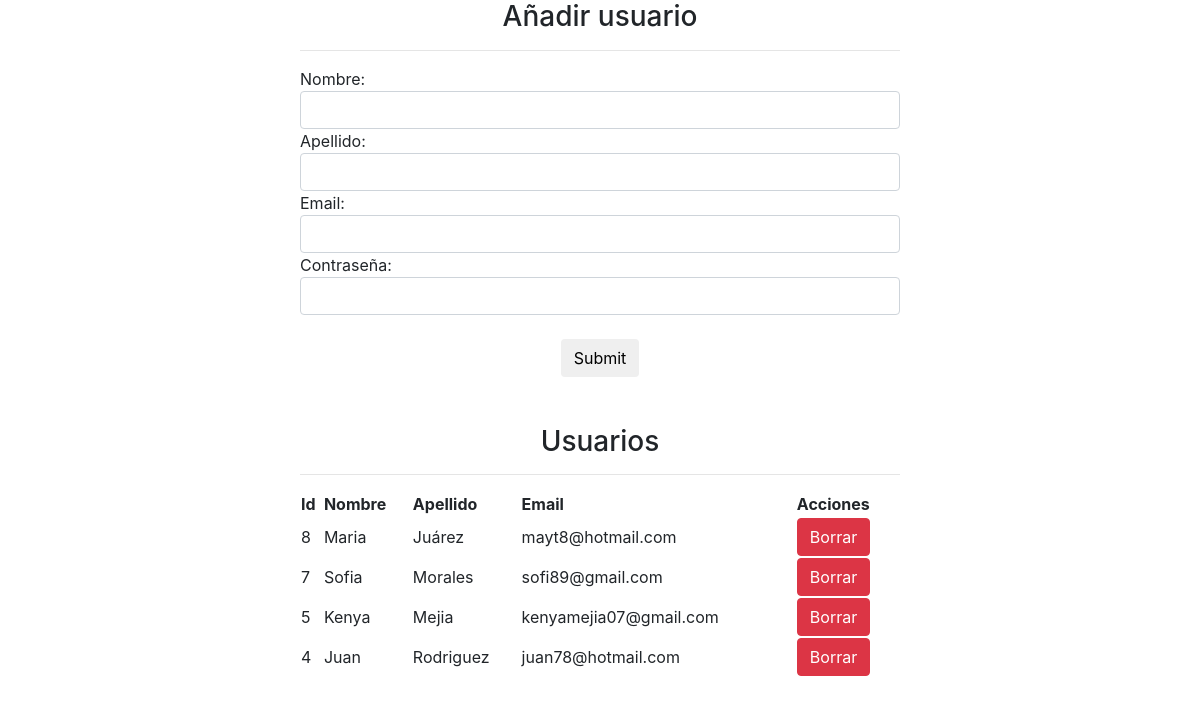
Page /practicaMVC/index.php on the committed database.
### tables this page shows
CREATE TABLE `usuarios` (
  `id` int(11) NOT NULL,
  `email` varchar(255) NOT NULL,
  `password` varchar(255) NOT NULL,
  `nombre` varchar(255) NOT NULL,
  `apellido` varchar(255) NOT NULL
);

### practicaMVC/core/ControladorBase.php (called while the page is built, shortened)
<?php
class ControladorBase
{
	function __construct()
	{
		require_once 'EntidadBase.php';
	}
	public function view($vista,$datos)
	{
		require_once 'AyudaVistas.php';
		$helper= new AyudaVistas();
		$data='view/'.$vista.'View.php';
		require_once $data;
	}
}
?>

### practicaMVC/controller/UsuariosController.php (called while the page is built, shortened)
<?php
class UsuariosController extends ControladorBase
{
	public function indexAction()
	{
		$usuario=new Usuario();
		$allusers=$usuario->getAll();
		$this->view("index",array("allusers"=>$allusers));
	}
}
?>

### practicaMVC/core/AyudaVistas.php (called while the page is built)
<?php
class AyudaVistas
{
	public function url($controlador=CONTROLADOR_DEFECTO, $accion=ACCION_DEFECTO)
	{
		$urlString='index.php?controller='.$controlador.'&action='.$accion;
		return $urlString;
	}
	public function urlId($controlador=CONTROLADOR_DEFECTO, $accion=ACCION_DEFECTO,$id)
	{
		$urlString='index.php?controller='.$controlador.'&action='.$accion.'&id='.$id;
		return $urlString;
	}
}
?>

### practicaMVC/model/Usuario.php (called while the page is built, shortened)
<?php
class Usuario extends EntidadBase
{
	function __construct()
	{
		$table="usuarios";
	}
}
?>

### practicaMVC/config/database.php (called while the page is built)
<?php
return array(
'driver'=> 'mysql',
'host'=> 'localhost',
'user'=> 'root',
'pass'=> '',
'database'=> 'pruebas',
'charset'=> 'utf8',
);
?>

### practicaMVC/core/Conectar.php (called while the page is built)
<?php
class Conectar
{
	private $driver, $host,$user,$pass,$database,$charset;
	function __construct()
	{
		$dataCon=require_once 'config/database.php';
		$this->driver=$dataCon['driver'];
		$this->host=$dataCon['host'];
		$this->user=$dataCon['user'];
		$this->pass=$dataCon['pass'];
		$this->database=$dataCon['database'];
		$this->charset=$dataCon['charset'];
	}
	public function conexion()
	{
		if ($this->driver=='mysql'|| $this->driver==null) {
			$con= new mysqli($this->host,$this->user,$this->pass,$this->database);
			$con->query("SET NAMES'".$this->charset."'");
		}
		return $con;
	}
}
?>

### practicaMVC/core/EntidadBase.php (called while the page is built, shortened)
<?php
	class EntidadBase
	{
		private $table,$db,$conectar;
		function __construct($table)
		{
			$this->table=(string) $table;
			require_once 'Conectar.php';
			$this->conectar=new Conectar();
			$this->db=$this->conectar->conexion();
		}
		public function getAll()
		{
			$resulset=array();
			$query=$this->db->query("SELECT * FROM $this->table ORDER BY id DESC");
			while($row=$query->fetch_object()) {
				$resulset[]=$row;
			}
			return $resulset;
		}
	}
?>

### practicaMVC/view/IndexView.php (the view, shortened to what this page needs)
<!DOCTYPE html>
<html lang="es">
<head>
	<link rel="stylesheet" href="https://stackpath.bootstrapcdn.com/bootstrap/4.1.1/css/bootstrap.min.css">
	<link rel="stylesheet" type="text/css" href="css/style.css">
</head>
<body>
<form action="<?php echo $helper->url("usuarios","crear"); ?>" method="POST">
	<div class="add">
		<h3 align="center">Añadir usuario</h3>
		<hr/>
		Nombre: <input type="text" name="nombre" class="form-control"/>
		Apellido: <input type="text" name="apellido" class="form-control"/>
		Email: <input type="text" name="email" class="form-control"/>
		Contraseña: <input type="password" name="password" class="form-control"/>
		<br>
		<div align="center"><input type="submit" name="enviar" class="btn btn-sucess"/> </div>
	</div>
</form>
<br><br>
<div class="add">
	<h3 align="center">Usuarios</h3>
	<hr>
	<section style="height: 300px; overflow-y: scroll;">
		<table cellspacing="1" width="100%">
			<thead>
				<th>Id</th>
				<th>Nombre</th>
				<th>Apellido</th>
				<th>Email</th>
				<th>Acciones</th>
			</thead>
			<tbody>
			<tr>
	<?php
		if(is_array($allusers)){
		foreach ($allusers as $user) { ?>
		<td><?php echo $user->id;?></td>
		<td><?php echo $user->nombre;?></td>
		<td><?php echo $user->apellido;?></td>
		<td><?php echo $user->email;?></td>
		<div class="right">
		<td><a href="<?php echo $helper->urlId("usuarios","borrar", $user->id); ?>" class="btn btn-danger"> Borrar </a></td>
			</tr>
		</div>
	<?php }
	} ?>
</body>
</html>

### practicaMVC/index.php (shortened to what this page needs)
<?php
require_once 'core/ControladorBase.php';
require_once 'core/ControladorFrontal.func.php';
if (isset($_GET['controller'])) {
	$controllerObj=cargarControlador($_GET['controller']);
	lanzarAccion($controllerObj);
}else{
	$controllerObj=cargarControlador(CONTROLADOR_DEFECTO);
	lanzarAccion($controllerObj);
}
?>

### practicaMVC/core/ControladorFrontal.func.php (shortened to what this page needs)
<?php
	function cargarAccion($controllerObj,$action)
	{
		$accion=$action;
		$controllerObj->$accion();
	}
	function lanzarAccion($controllerObj)
	{
		if(isset($_GET['action']) && method_exists($controllerObj, $_GET['action']))
		{
			cargarAccion($controllerObj,$_GET['action']);
		}
		else
		{
			cargarAccion($controllerObj,ACCION_DEFECTO);
		}
	}
?>

### practicaMVC/css/style.css (style rules this page uses)
.add { width: 600px; margin: 0 auto; }

### rows in the picture
usuarios: id "8", nombre "Maria", apellido "Juárez", email "mayt8@hotmail.com"
usuarios: id "7", nombre "Sofia", apellido "Morales", email "sofi89@gmail.com"
usuarios: id "5", nombre "Kenya", apellido "Mejia", email "kenyamejia07@gmail.com"
usuarios: id "4", nombre "Juan", apellido "Rodriguez", email "juan78@hotmail.com"
